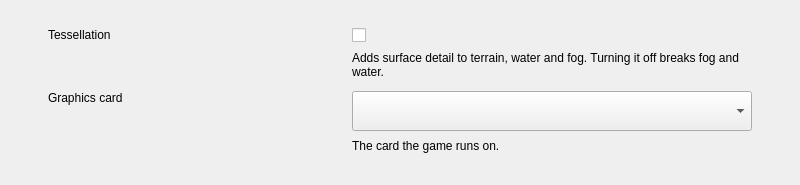
<widget class="QWidget" name="graphics_body"><layout class="QVBoxLayout" name="graphicsBodyLayout"><property name="spacing"><number>0</number></property><property name="leftMargin"><number>48</number></property><property name="topMargin"><number>16</number></property><property name="rightMargin"><number>48</number></property><property name="bottomMargin"><number>32</number></property>
<item><layout class="QHBoxLayout" name="rowTessellation"><property name="spacing"><number>24</number></property><property name="topMargin"><number>12</number></property>
<item alignment="Qt::AlignTop"><widget class="QLabel" name="rowTessellation_label"><property name="minimumSize"><size><width>280</width><height>0</height></size></property>
<property name="maximumSize"><size><width>280</width><height>16777215</height></size></property><property name="text"><string>Tessellation</string></property><property name="textStyle" stdset="0"><string notr="true">Body/Strong</string></property></widget></item>
<item><layout class="QVBoxLayout" name="rowTessellationControl"><property name="spacing"><number>8</number></property>
<item><widget class="QCheckBox" name="graphics_tessellation"><property name="toggle" stdset="0"><bool>true</bool></property></widget></item>
<item><widget class="QLabel" name="row_tessellation_description"><property name="text"><string>Adds surface detail to terrain, water and fog. Turning it off breaks fog and water.</string></property>
<property name="wordWrap"><bool>true</bool></property>
<property name="textStyle" stdset="0"><string notr="true">Body/Description</string></property>
<property name="tone" stdset="0"><string notr="true">secondary</string></property>
</widget></item>
</layout></item></layout></item>
<item><widget class="QFrame" name="row_tessellation_divider"><property name="divider" stdset="0"><bool>true</bool></property></widget></item>
<item><layout class="QHBoxLayout" name="rowGpu"><property name="spacing"><number>24</number></property><property name="topMargin"><number>12</number></property>
<item alignment="Qt::AlignTop"><widget class="QLabel" name="rowGpu_label"><property name="minimumSize"><size><width>280</width><height>0</height></size></property>
<property name="maximumSize"><size><width>280</width><height>16777215</height></size></property><property name="text"><string>Graphics card</string></property><property name="textStyle" stdset="0"><string notr="true">Body/Strong</string></property></widget></item>
<item><layout class="QVBoxLayout" name="rowGpuControl"><property name="spacing"><number>8</number></property>
<item><widget class="QComboBox" name="graphics_gpu"><property name="minimumSize"><size><width>400</width><height>40</height></size></property>
<property name="maximumSize"><size><width>400</width><height>40</height></size></property>
<property name="select" stdset="0"><bool>true</bool></property><property name="textStyle" stdset="0"><string notr="true">Body/Default</string></property></widget></item>
<item><widget class="QLabel" name="row_gpu_description"><property name="text"><string>The card the game runs on.</string></property>
<property name="wordWrap"><bool>true</bool></property>
<property name="textStyle" stdset="0"><string notr="true">Body/Description</string></property>
<property name="tone" stdset="0"><string notr="true">secondary</string></property>
</widget></item>
</layout></item></layout></item>
<item><spacer name="graphicsBodySpacer"><property name="orientation"><enum>Qt::Vertical</enum></property><property name="sizeHint" stdset="0"><size><width>20</width><height>0</height></size></property></spacer></item>
</layout></widget>
